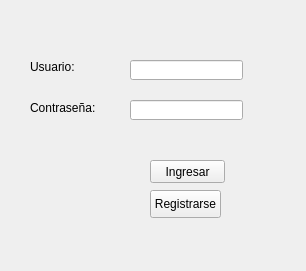
<?xml version="1.0" encoding="UTF-8"?>
<ui version="4.0">
 <class>MainWindow</class>
 <widget class="QMainWindow" name="MainWindow">
  <property name="geometry">
   <rect>
    <x>0</x>
    <y>0</y>
    <width>306</width>
    <height>271</height>
   </rect>
  </property>
  <property name="windowTitle">
   <string>Ventana Ingreso</string>
  </property>
  <widget class="QWidget" name="centralwidget">
   <widget class="QPushButton" name="boton_ingresar">
    <property name="geometry">
     <rect>
      <x>150</x>
      <y>160</y>
      <width>75</width>
      <height>23</height>
     </rect>
    </property>
    <property name="text">
     <string>Ingresar</string>
    </property>
   </widget>
   <widget class="QLineEdit" name="campo_usuario">
    <property name="geometry">
     <rect>
      <x>130</x>
      <y>60</y>
      <width>113</width>
      <height>20</height>
     </rect>
    </property>
   </widget>
   <widget class="QLineEdit" name="campo_password">
    <property name="geometry">
     <rect>
      <x>130</x>
      <y>100</y>
      <width>113</width>
      <height>20</height>
     </rect>
    </property>
   </widget>
   <widget class="QLabel" name="label">
    <property name="geometry">
     <rect>
      <x>30</x>
      <y>60</y>
      <width>46</width>
      <height>13</height>
     </rect>
    </property>
    <property name="text">
     <string>Usuario:</string>
    </property>
   </widget>
   <widget class="QLabel" name="label_2">
    <property name="geometry">
     <rect>
      <x>30</x>
      <y>100</y>
      <width>71</width>
      <height>16</height>
     </rect>
    </property>
    <property name="text">
     <string>Contraseña:</string>
    </property>
   </widget>
   <widget class="QPushButton" name="boton_registrar">
    <property name="geometry">
     <rect>
      <x>150</x>
      <y>190</y>
      <width>71</width>
      <height>28</height>
     </rect>
    </property>
    <property name="text">
     <string>Registrarse</string>
    </property>
   </widget>
  </widget>
 </widget>
 <resources/>
 <connections/>
</ui>
